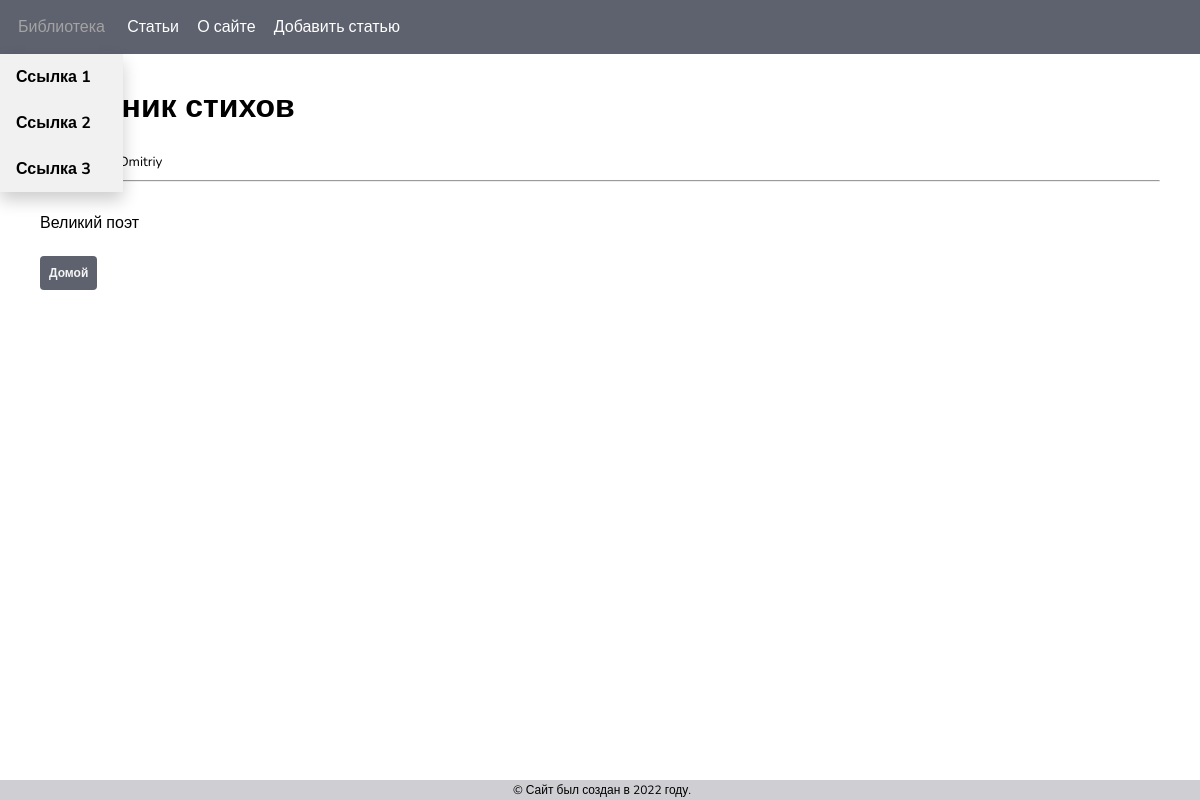
Page /article/61 on the committed database.
### Library/models.py (models this page shows, shortened)
class Books(models.Model):
    Create = models.ForeignKey(User,on_delete=models.CASCADE,null=True)
    Author = models.CharField(max_length=255)
    Title = models.CharField(max_length=255, null=True)
    Content = models.TextField(blank=True, null=True)
    Shop = models.CharField(max_length=255, null=True)
    Order = models.CharField(max_length=255, null=True)
    Price = models.DecimalField(decimal_places=2, max_digits=8, null=True)
    Discount = models.CharField(max_length=255, null=True)
    Final_Price = models.DecimalField(decimal_places=2, max_digits=8, null=True)
    Status = models.CharField(max_length=255, null=True)
    time_create = models.DateTimeField(auto_now_add=True, null=True)
    time_update = models.DateTimeField(auto_now=True, null=True)
    is_published = models.BooleanField(default=True)

### Library/views.py (the view)
# urls.py: path('article/<int:pk>', ArticleDetailView.as_view(), name='article-detail')
class ArticleDetailView(DetailView):
    model = Books
    template_name = 'article_details.html'

### Library/templates/article_details.html (shortened to what this page needs)
{% extends 'base.html' %}
{% block content %}
<main>
    <h1>{{books.Title}}</h1>
        <small>By: {{books.Create.first_name}} {{books.Create.last_name}}</small><br>
    <hr>
    <br>
            {{ books.Content }}
    <br><br>
            <a href="{% url 'base' %}" class="button">Домой</a>
</main>
{% endblock %}

### Library/static/base.css (style rules this page uses)
body { margin: 0; font-family: 'Nunito', sans-serif; }
a { color: #03a0d7; font-weight: bold; text-decoration: none; }
a.button { padding: 9px 9px; background-color: #5e616e; border-radius: 4px; color: whitesmoke; font-weight: bold; font-size: 12px; text-align: center; display: inline-block; }
.button { padding: 9px 9px; background-color: #5e616e; border-radius: 4px; color: whitesmoke; font-weight: bold; font-size: 12px; text-align: center; display: inline-block; border: 0px }
main { padding-top: 10px; padding-left: 40px; padding-right: 40px; }

### rows in the picture
Books: Title "Сборник стихов", Create.last_name "Dmitriy", Content "Великий поэт"
